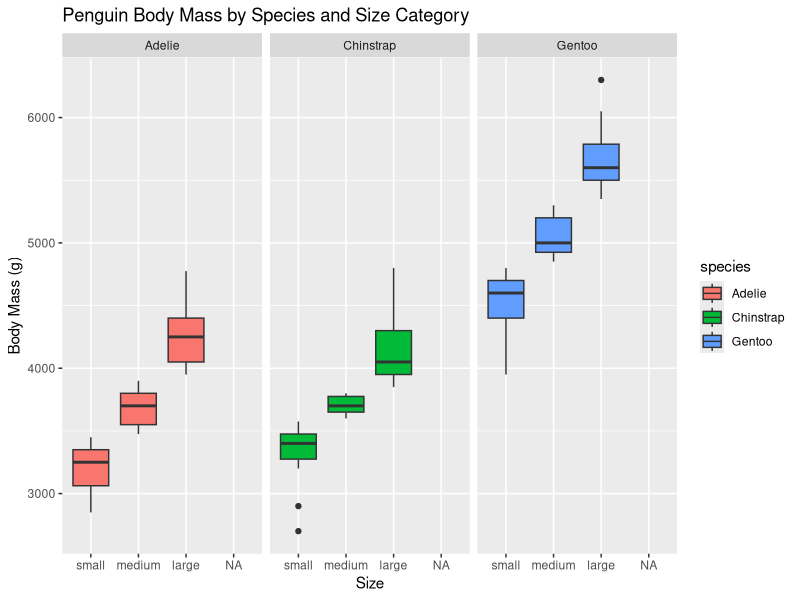

Reproduce this figure in R.
####################################
########### HW WEEK 4 #############
#Sophia Mummert and Maddie Thall#####
#####################################

###Obj 1###
library(tidyverse)
library(palmerpenguins)
penguins = penguins

#Create function
binary_conversion = function(x, breakpoint, low_label, high_label) {
  ifelse(x <= breakpoint, low_label, high_label)
}

#Set parameters
breakpoint = 4200
x = penguins$body_mass_g

#Run function
penguin_binary = binary_conversion(x, breakpoint, "Small", "Large")

###Obj 2###

#Create function
penguin_bodymass_size = function(x, breakpoints, labels) {
  cut(x, 
      breaks = c(-Inf, breakpoints, Inf),
      labels = labels,
      right = TRUE
      )
}

#Set parametes
breakpoints = c(3500, 4500)
labels = c("small", "medium", "large")

#Run function
penguin_bodymass_size(x, breakpoints, labels)

###Obj 3###

#show how many species
table(penguins$species)

#use quantile to get breakpoints for each species
adelie = subset(penguins, species == "Adelie")
gentoo = subset(penguins, species == "Gentoo")
chinstrap = subset(penguins, species == "Chinstrap")

#Using tidyverse because its easier to set the dataframe this way
library(dplyr)
breakpoints_list = penguins %>%
  group_by(species) %>%
  summarise(
    q33 = quantile(body_mass_g, .33, na.rm = TRUE),
    q66 = quantile(body_mass_g, .66, na.rm = TRUE)
  )

#Create function: I'm going to be honest with you, we worked on this for 1.5 hours
#and had no luck, the we were having so many error messages that just did not help 
#us get to the bottom of what was going on. Our function looked like this in a lot of ways
#but it was missing several things like cat_vec, brk set as numeric, and brackets in the right place
#anyway, ultimatly we had to use ChatGPT to help us with this one
species_body_size <- function(x, species, breakpoints_list, labels) {
  cat_vec <- rep(NA, length(x))
  for (sp in unique(species)) {
    idx <- which(species == sp)
    brk <- as.numeric(breakpoints_list[breakpoints_list$species == sp, c("q33", "q66")])
    cat_vec[idx] <- as.character(cut(x[idx], c(-Inf, brk, Inf), labels = labels, right = TRUE))
  }
  factor(cat_vec, levels = labels)
}

#Run function
species_body_size_results <- species_body_size(
  x = x, 
  species = penguins$species,
  breakpoints_list = breakpoints_list,
  labels = labels
)

penguins$body_mass_cat <- species_body_size_results

###Obj 4###


library(ggplot2)
ggplot(data = penguins, aes(x = body_mass_cat, y = body_mass_g, fill = species)) +
  geom_boxplot() +
  facet_wrap(~species) +
  labs(
    title = "Penguin Body Mass by Species and Size Category",
    x = "Size",
    y = "Body Mass (g)"
  )

